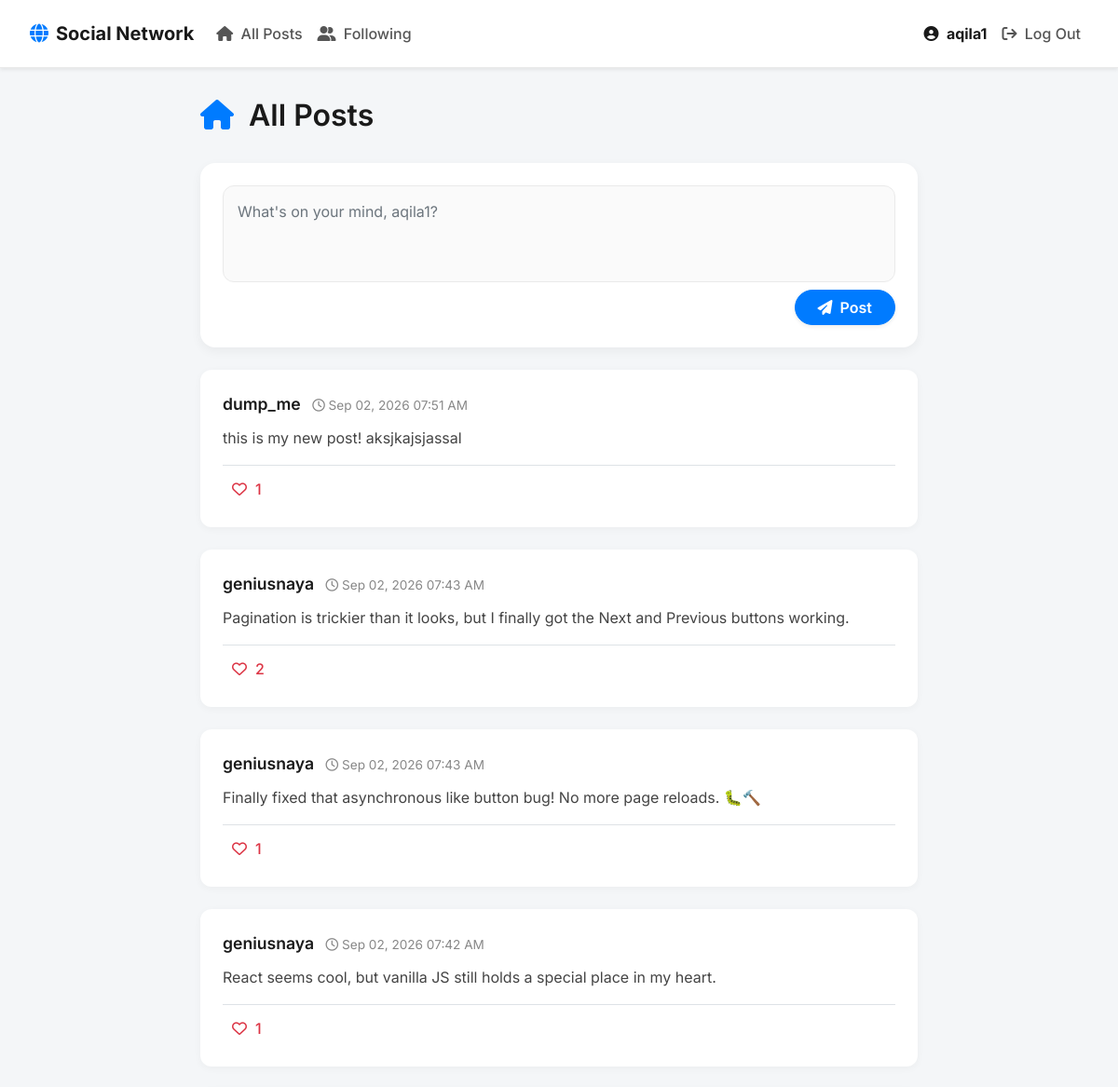
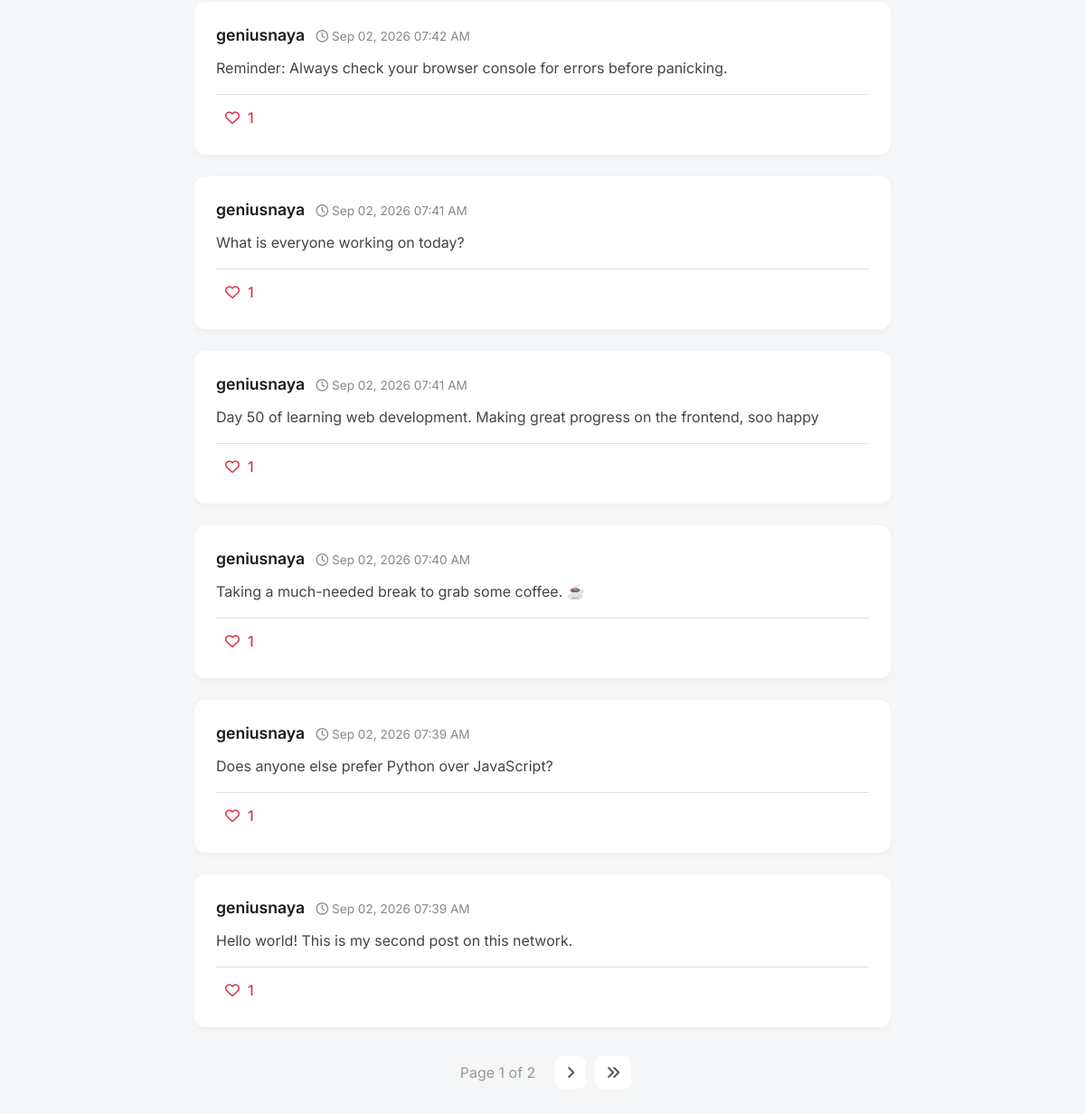
/ (signed in), run on the app's committed database (2 pictures, top to bottom).
### network/models.py (models this page shows)
class User(AbstractUser):
    pass

class Post(models.Model):
    author = models.ForeignKey(
        User, on_delete = models.CASCADE, related_name="posts"
    )
    content = models.TextField()
    timestamp = models.DateTimeField(auto_now_add=True)
    likes = models.ManyToManyField(
        User, blank = True, related_name = "liked_posts"
    )

### network/views.py (the view)
# urls.py: path("", views.index, name="index"),
def index(request):
    posts = Post.objects.all().order_by("-timestamp")
    paginator = Paginator(posts, 10)
    page_number = request.GET.get('page')
    page_obj = paginator.get_page(page_number)
    return render(request, "network/index.html", {
        "page_obj": page_obj
    })

### network/templates/network/index.html (shortened to what this page needs)
{% extends "network/layout.html" %}
{% block body %}
    <div class="mb-4 d-flex justify-content-between align-items-center">
        <h2><i class="fa-solid fa-house text-primary mr-2"></i> All Posts</h2>
    </div>
    {% if user.is_authenticated %}
        <div class="card new-post-card mb-4">
            <div class="card-body">
                <form action="{% url 'new_post' %}" method="post">
                    <div class="form-group mb-2">
                        <textarea class="form-control" name="content" rows="3" placeholder="What's on your mind, {{ user.username }}?"></textarea>
                    </div>
                    <div class="text-right">
                        <button type="submit" class="btn btn-primary px-4 shadow-sm"><i class="fa-solid fa-paper-plane mr-1"></i> Post</button>
                    </div>
                </form>
            </div>
        </div>
    {% endif %}
    <div id="posts-container">
        {% include "network/posts.html" %}
    </div>
{% endblock %}

### network/templates/network/layout.html (shortened to what this page needs)
{% load static %}
<!DOCTYPE html>
<html lang="en">
    <head>
        <link rel="stylesheet" href="https://cdnjs.cloudflare.com/ajax/libs/font-awesome/6.4.0/css/all.min.css">
        <link rel="stylesheet" href="https://stackpath.bootstrapcdn.com/bootstrap/4.4.1/css/bootstrap.min.css">
        <link href="{% static 'network/styles.css' %}" rel="stylesheet">
    </head>
    <body>
        <nav class="navbar navbar-expand-lg navbar-light bg-white shadow-sm custom-navbar">
            <a class="navbar-brand font-weight-bold" href="{% url 'index' %}">
                <i class="fa-solid fa-globe text-primary mr-2"></i>Social Network
            </a>
            <div class="collapse navbar-collapse" id="navbarNav">
              <ul class="navbar-nav mr-auto">
                <li class="nav-item">
                  <a class="nav-link" href="{% url 'index' %}"><i class="fa-solid fa-house mr-1"></i> All Posts</a>
                </li>
                {% if user.is_authenticated %}
                    <li class="nav-item">
                        <a class="nav-link" href="{% url 'following' %}"><i class="fa-solid fa-user-group mr-1"></i> Following</a>
                    </li>
                {% endif %}
              </ul>
              <ul class="navbar-nav ml-auto">
                {% if user.is_authenticated %}
                    <li class="nav-item">
                        <a class="nav-link user-profile-link" href="{% url 'profile' user.username %}">
                            <i class="fa-solid fa-user-circle mr-1"></i> <strong>{{ user.username }}</strong>
                        </a>
                    </li>
                    <li class="nav-item">
                        <a class="nav-link text-danger" href="{% url 'logout' %}"><i class="fa-solid fa-arrow-right-from-bracket mr-1"></i> Log Out</a>
                    </li>
                {% endif %}
              </ul>
            </div>
        </nav>
        <div class="body-content">
            {% block body %}
            {% endblock %}
        </div>
    </body>
</html>

### network/templates/network/posts.html (shortened to what this page needs)
{% for post in page_obj %}
    <div class="card" data-post-id="{{ post.id }}">
        <div class="card-body">
            <div class="d-flex justify-content-between align-items-center mb-2">
                <div>
                    <a href="{% url 'profile' post.author.username %}" class="post-author">{{ post.author.username }}</a>
                    <span class="post-timestamp ml-2"><i class="fa-regular fa-clock"></i> {{ post.timestamp|date:"M d, Y h:i A" }}</span>
                </div>
            </div>
            <div class="card-text post-content">{{ post.content }}</div>
            <div class="post-likes mt-3 border-top pt-2">
                {% if user.is_authenticated %}
                    <button class="like-btn {% if user in post.likes.all %}liked{% endif %}">
                        {% if user in post.likes.all %}
                            <i class="fa-solid fa-heart text-danger"></i>
                        {% else %}
                            <i class="fa-regular fa-heart"></i>
                        {% endif %}
                        <span class="like-count ml-1">{{ post.likes.count }}</span>
                    </button>
                {% else %}
                    <div class="text-muted" style="padding: 5px 10px;">
                        <i class="fa-solid fa-heart text-danger"></i> <span class="like-count ml-1">{{ post.likes.count }}</span>
                    </div>
                {% endif %}
            </div>
        </div>
    </div>
{% empty %}
    <div class="text-center py-5">
        <i class="fa-solid fa-folder-open text-muted" style="font-size: 3rem;"></i>
        <p class="mt-3 text-muted">No posts found.</p>
    </div>
{% endfor %}
<nav aria-label="Page navigation">
    <ul class="pagination">
        <li class="page-item disabled"><span class="page-link">Page {{ page_obj.number }} of {{ page_obj.paginator.num_pages }}</span></li>
        {% if page_obj.has_next %}
            <li class="page-item"><a class="page-link" href="?page={{ page_obj.next_page_number }}"><i class="fa-solid fa-angle-right"></i></a></li>
            <li class="page-item"><a class="page-link" href="?page={{ page_obj.paginator.num_pages }}"><i class="fa-solid fa-angles-right"></i></a></li>
        {% endif %}
    </ul>
</nav>

### network/static/network/styles.css (style rules this page uses)
body { font-family: 'Inter', sans-serif; background-color: #f4f6f8; color: #333; }
h1, h2, h3, h4, h5, h6 { font-weight: 600; color: #1a1a1a; }
.custom-navbar { padding: 1rem 2rem; border-bottom: 1px solid #eaeaea; }
.custom-navbar .nav-link { font-weight: 500; color: #555 !important; transition: color 0.2s ease, transform 0.2s ease; }
.custom-navbar .user-profile-link { color: #1a1a1a !important; }
.body-content { max-width: 800px; margin: 0 auto; padding: 2rem 15px; }
.card { border: none; border-radius: 12px; background: #ffffff; box-shadow: 0 2px 8px rgba(0,0,0,0.04); transition: transform 0.3s ease, box-shadow 0.3s ease; margin-bottom: 1.5rem; }
.card-body { padding: 1.5rem; }
.post-author { font-size: 1.1rem; font-weight: 600; color: #1a1a1a; text-decoration: none; transition: color 0.2s; }
.post-timestamp { font-size: 0.85rem; color: #888; }
.post-content { font-size: 1rem; line-height: 1.6; margin-top: 10px; margin-bottom: 15px; color: #444; }
.like-btn { background: none; border: none; padding: 5px 10px; border-radius: 20px; color: #dc3545; transition: all 0.2s ease; display: flex; align-items: center; gap: 5px; font-weight: 500; }
.like-btn i { transition: transform 0.2s cubic-bezier(0.175, 0.885, 0.32, 1.275); }
.new-post-card { border-radius: 16px; box-shadow: 0 4px 12px rgba(0,0,0,0.05); }
.new-post-card textarea { border-radius: 12px; border: 1px solid #eaeaea; padding: 15px; background-color: #fafafa; transition: all 0.3s ease; resize: none; }
.new-post-card .btn-primary { border-radius: 20px; padding: 6px 20px; font-weight: 600; }
.pagination { justify-content: center; margin-top: 2rem; }
.page-link { color: #555; border: none; margin: 0 5px; border-radius: 8px !important; transition: all 0.2s ease; }
.page-item.disabled .page-link { background-color: transparent; color: #999; }

### data on the page
User: username "aqila1", content "What's on your mind, aqila1?"
Post: author.username "dump_me", timestamp "Sep 02, 2026 07:51 AM", content "this is my new post! aksjkajsjassal", likes.count "1"
Post: author.username "geniusnaya", timestamp "Sep 02, 2026 07:43 AM", content "Pagination is trickier than it looks, but I finally got the Next and Previous buttons working.", likes.count "2"
Post: author.username "geniusnaya", timestamp "Sep 02, 2026 07:43 AM", content "Finally fixed that asynchronous like button bug! No more page reloads. 🐛🔨", likes.count "1"
Post: author.username "geniusnaya", timestamp "Sep 02, 2026 07:42 AM", content "React seems cool, but vanilla JS still holds a special place in my heart.", likes.count "1"
Post: author.username "geniusnaya", timestamp "Sep 02, 2026 07:42 AM", content "Reminder: Always check your browser console for errors before panicking.", likes.count "1"
Post: author.username "geniusnaya", timestamp "Sep 02, 2026 07:41 AM", content "What is everyone working on today?", likes.count "1"
Post: author.username "geniusnaya", timestamp "Sep 02, 2026 07:41 AM", content "Day 50 of learning web development. Making great progress on the frontend, soo happy", likes.count "1"
Post: author.username "geniusnaya", timestamp "Sep 02, 2026 07:40 AM", content "Taking a much-needed break to grab some coffee. ☕", likes.count "1"
Post: author.username "geniusnaya", timestamp "Sep 02, 2026 07:39 AM", content "Does anyone else prefer Python over JavaScript?", likes.count "1"
Post: author.username "geniusnaya", timestamp "Sep 02, 2026 07:39 AM", content "Hello world! This is my second post on this network.", likes.count "1"

### other printed values
{{ page_obj.number }} "1"
{{ page_obj.paginator.num_pages }} "2"
